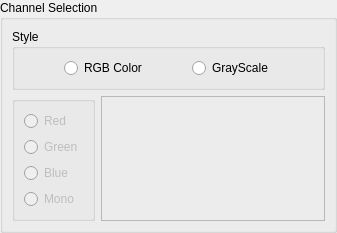
<?xml version="1.0" encoding="UTF-8"?>
<ui version="4.0">
 <class>ChannelSelectionWidgetForm</class>
 <widget class="QWidget" name="ChannelSelectionWidgetForm">
  <property name="geometry">
   <rect>
    <x>0</x>
    <y>0</y>
    <width>337</width>
    <height>205</height>
   </rect>
  </property>
  <property name="windowTitle">
   <string>Channel Selection</string>
  </property>
  <layout class="QGridLayout" name="gridLayout_5">
   <property name="margin">
    <number>0</number>
   </property>
   <item row="0" column="0">
    <widget class="QGroupBox" name="m_groupBox">
     <property name="title">
      <string>Channel Selection</string>
     </property>
     <property name="flat">
      <bool>false</bool>
     </property>
     <layout class="QGridLayout" name="gridLayout_6">
      <property name="margin">
       <number>9</number>
      </property>
      <item row="0" column="0">
       <layout class="QGridLayout" name="gridLayout_4">
        <item row="1" column="0">
         <layout class="QGridLayout" name="gridLayout_3">
          <item row="0" column="0">
           <widget class="QGroupBox" name="m_bandGroupBox">
            <property name="enabled">
             <bool>true</bool>
            </property>
            <property name="title">
             <string/>
            </property>
            <layout class="QGridLayout" name="gridLayout">
             <item row="0" column="0">
              <widget class="QRadioButton" name="m_redRadioButton">
               <property name="enabled">
                <bool>false</bool>
               </property>
               <property name="text">
                <string>Red</string>
               </property>
               <property name="autoExclusive">
                <bool>true</bool>
               </property>
              </widget>
             </item>
             <item row="1" column="0">
              <widget class="QRadioButton" name="m_greenRadioButton">
               <property name="enabled">
                <bool>false</bool>
               </property>
               <property name="text">
                <string>Green</string>
               </property>
               <property name="autoExclusive">
                <bool>true</bool>
               </property>
              </widget>
             </item>
             <item row="2" column="0">
              <widget class="QRadioButton" name="m_blueRadioButton">
               <property name="enabled">
                <bool>false</bool>
               </property>
               <property name="text">
                <string>Blue</string>
               </property>
               <property name="autoExclusive">
                <bool>true</bool>
               </property>
              </widget>
             </item>
             <item row="3" column="0">
              <widget class="QRadioButton" name="m_monoRadioButton">
               <property name="enabled">
                <bool>false</bool>
               </property>
               <property name="text">
                <string>Mono</string>
               </property>
              </widget>
             </item>
            </layout>
           </widget>
          </item>
          <item row="0" column="1">
           <widget class="QFrame" name="m_frame">
            <property name="sizePolicy">
             <sizepolicy hsizetype="MinimumExpanding" vsizetype="Preferred">
              <horstretch>0</horstretch>
              <verstretch>0</verstretch>
             </sizepolicy>
            </property>
            <property name="frameShape">
             <enum>QFrame::StyledPanel</enum>
            </property>
            <property name="frameShadow">
             <enum>QFrame::Raised</enum>
            </property>
            <zorder>groupBox</zorder>
           </widget>
          </item>
         </layout>
        </item>
        <item row="0" column="0">
         <widget class="QGroupBox" name="groupBox">
          <property name="title">
           <string>Style</string>
          </property>
          <layout class="QGridLayout" name="gridLayout_2">
           <item row="0" column="0">
            <spacer name="horizontalSpacer">
             <property name="orientation">
              <enum>Qt::Horizontal</enum>
             </property>
             <property name="sizeHint" stdset="0">
              <size>
               <width>40</width>
               <height>20</height>
              </size>
             </property>
            </spacer>
           </item>
           <item row="0" column="3">
            <spacer name="horizontalSpacer_2">
             <property name="orientation">
              <enum>Qt::Horizontal</enum>
             </property>
             <property name="sizeHint" stdset="0">
              <size>
               <width>40</width>
               <height>20</height>
              </size>
             </property>
            </spacer>
           </item>
           <item row="0" column="5">
            <spacer name="horizontalSpacer_3">
             <property name="orientation">
              <enum>Qt::Horizontal</enum>
             </property>
             <property name="sizeHint" stdset="0">
              <size>
               <width>40</width>
               <height>20</height>
              </size>
             </property>
            </spacer>
           </item>
           <item row="0" column="1">
            <widget class="QRadioButton" name="m_rgbColorRadioButton">
             <property name="text">
              <string>RGB Color</string>
             </property>
            </widget>
           </item>
           <item row="0" column="4">
            <widget class="QRadioButton" name="m_grayScaleRadioButton">
             <property name="text">
              <string>GrayScale</string>
             </property>
            </widget>
           </item>
          </layout>
         </widget>
        </item>
       </layout>
      </item>
     </layout>
    </widget>
   </item>
  </layout>
 </widget>
 <resources/>
 <connections/>
</ui>
